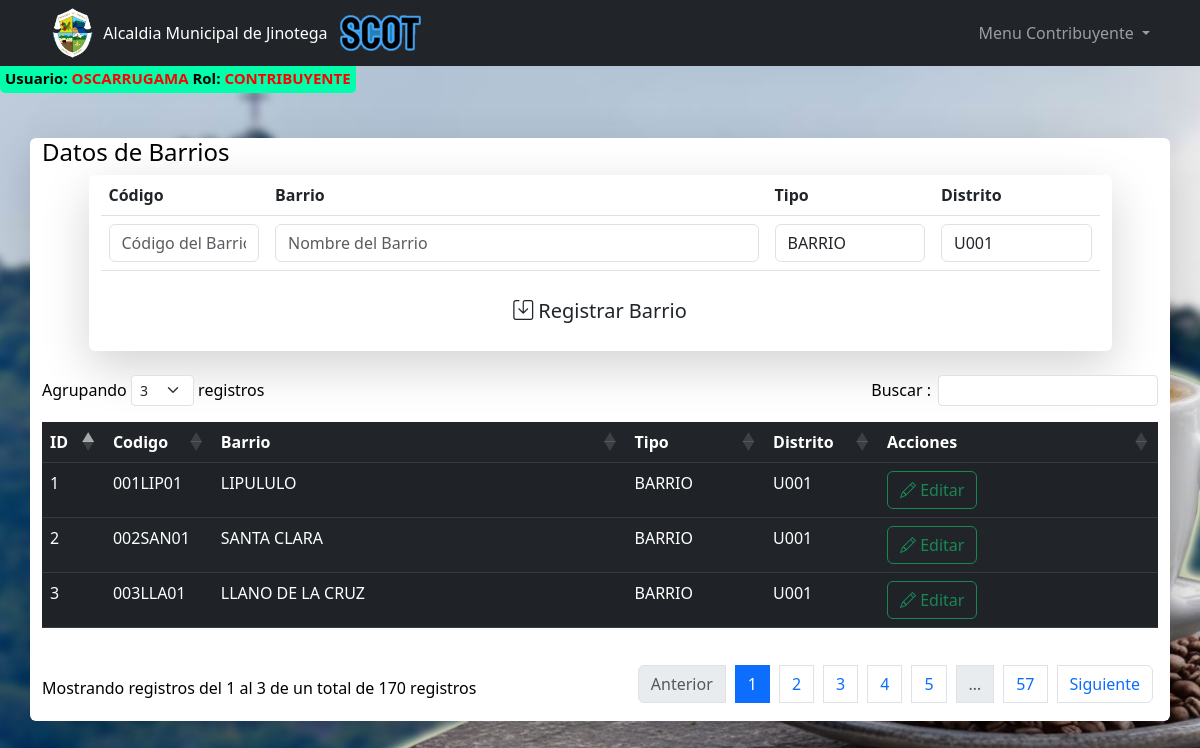
Screenshot of /pages/barrios/barrios.php (signed in) with the database file from the repository.
### tables this page shows
CREATE TABLE IF NOT EXISTS `barrios` (
  `idBarrio` int(11) NOT NULL AUTO_INCREMENT,
  `codBarrio` varchar(20) NOT NULL,
  `barrio` varchar(50) NOT NULL,
  `tipoBarrio` varchar(20) NOT NULL,
  `distrito` varchar(20) NOT NULL,
  PRIMARY KEY (`idBarrio`),
  UNIQUE KEY `codBarrio` (`codBarrio`)
);

### pages/barrios/barrios.php (the view, shortened to what this page needs)
<?php include '../../templates/header_menu.php';  ?>
<?php
    $conexion = new Conexion();
    $conn = $conexion->conectar();
    $sql = "SELECT * FROM barrios";
    $resultado = mysqli_query($conn, $sql);
    $barrios = [];
    if ($resultado) {
        while ($row = mysqli_fetch_assoc($resultado)) {
            $barrios[] = $row;
        }
    }
    $sqlDistritos = "SELECT * FROM distritos";
    $resultadoDistritos = mysqli_query($conn, $sqlDistritos);
    $distritos = [];
    if ($resultadoDistritos) {
        while ($row = mysqli_fetch_assoc($resultadoDistritos)) {
            $distritos[] = $row;
        }
    }
?>
<div class="container mt-5 fondoEspecial">
    <div class="row justify-content-center">
            <div class="col-md-12 shadow-lg pb-3 mb-4 bg-body rounded">
                <h4>Datos de Barrios</h4>
                <div class="container">
                    <div class="row justify-content-center">
                        <div class="col-md-11 shadow-lg pb-3 mb-4 bg-white rounded">
                            <form action="registrar.php" method="POST">
                                <table class="table">
                                    <thead>
                                        <tr>
                                            <th>Código</th>
                                            <th class="w-25">Barrio</th>
                                            <th>Tipo</th>
                                            <th>Distrito</th>
                                        </tr>
                                    </thead>
                                    <tbody>
                                        <tr>
                                            <td class="col-md-1"><input id="codBarrio" name="codBarrio" type="text" class="form-control" placeholder="Código del Barrio" oninput="this.value = this.value.toUpperCase()" required></td>
                                            <td class="col-md-2"><input id="nomBarrio" name="nomBarrio" type="text" class="form-control" placeholder="Nombre del Barrio" oninput="this.value = this.value.toUpperCase()" required></td>
                                            <td class="col-md-1">
                                                <select id="tipoBarrio" name="tipoBarrio" class="form-control">
                                                    <option value="BARRIO">BARRIO</option>
                                                </select>
                                            </td>
                                            <td class="col-md-1">
                                                <select id="nomDistrito" name="nomDistrito" class="form-control">
                                                    <?php foreach ($distritos as $distrito): ?>
                                                        <option value="<?php echo htmlspecialchars($distrito['distrito']); ?>"><?php echo htmlspecialchars($distrito['distrito']); ?></option>
                                                    <?php endforeach; ?>
                                                </select>
                                            </td>
                                        </tr>
                                    </tbody>
                                </table>
                                <button type="submit" class="w-100 btn btn-guardar btn-lg"> <i class="bi bi-save"></i> Registrar Barrio </button>
                            </form>
                        </div>
                    </div>
                </div>
                 <table id="tablax" class="mt-2 mb-0 table table-dark table-striped">
                        <thead>
                            <tr>
                                <th>ID</th>
                                <th>Codigo</th>
                                <th>Barrio</th>
                                <th>Tipo</th>
                                <th>Distrito</th>
                                <th class="w-25">Acciones</th>
                            </tr>
                        </thead>
                        <tbody>
                            <?php foreach ($barrios as $barrio): ?>
                            <tr>
                                <td><?php echo htmlspecialchars($barrio['idBarrio']); ?></td>
                                <td><?php echo htmlspecialchars($barrio['codBarrio']); ?></td>
                                <td><?php echo htmlspecialchars($barrio['barrio']); ?></td>
                                <td><?php echo htmlspecialchars($barrio['tipoBarrio']); ?></td>
                                <td><?php echo htmlspecialchars($barrio['distrito']); ?></td>
                                <td>
                                    <button type="button" class="btnEditar btn btn-outline-success bi bi-pencil" data-bs-toggle="modal" data-bs-target="#modalBarrios"> Editar</button>
                                </td>
                            </tr>
                            <?php endforeach; ?>
                        </tbody>
                </table>
            </div>
    </div>
</div>

### templates/header_menu.php (style rules this page uses)
body { background-image: url("/public/Imagenes/FondoX.jpg"); background-size: cover; background-repeat: no-repeat; background-attachment: fixed; color: #000; }

### rows the page displays
barrios: idBarrio "1", codBarrio "001LIP01", barrio "LIPULULO", tipoBarrio "BARRIO", distrito "U001"
barrios: idBarrio "2", codBarrio "002SAN01", barrio "SANTA CLARA", tipoBarrio "BARRIO", distrito "U001"
barrios: idBarrio "3", codBarrio "003LLA01", barrio "LLANO DE LA CRUZ", tipoBarrio "BARRIO", distrito "U001"

### other values shown
$_SESSION['usuario'] "OSCARRUGAMA"
$_SESSION['rol'] "CONTRIBUYENTE"
form field nomDistrito "U001"
